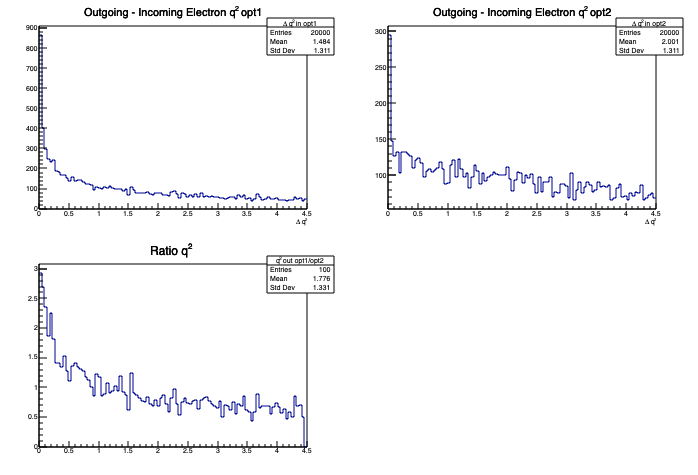

The script that drew this image:
from lhereader import readLHEF
from ROOT import TCanvas, TH1F, TH2F
import math
data02 =readLHEF('FFopt1/unweighted_events.lhe')
data03 =readLHEF('FFopt2/unweighted_events.lhe')

electrons02=data02.getParticlesByIDs([11,-11])
electrons03=data03.getParticlesByIDs([11,-11])

c=TCanvas()
c.Divide(2,2)
hist_4mom_diff_opt1=TH1F("#Delta q^{2} in opt1", "Outgoing - Incoming Electron q^{2} opt1", 100,0,4.5)
hist_4mom_diff_opt2=TH1F("#Delta q^{2} in opt2", "Outgoing - Incoming Electron q^{2} opt2", 100,0,4.5)
hist_4momRatio=TH1F("q^{2} out opt1/opt2", "Ratio q^{2} ", 100,0,4.5)

for e in electrons02:
    squared_4mom_in = 0
    squared_4mom_out = 0
    if e.status is -1 :
        print('incoming', e.eventid)
        squared_4mom_in = (e.px*e.px + e.py*e.py+e.pz*e.pz+e.energy*e.energy)
    if e.status is 1:
        print('outgoing', e.eventid)
        squared_4mom_out = (e.px*e.px + e.py*e.py+e.pz*e.pz+e.energy*e.energy)
    hist_4mom_diff_opt1.Fill(squared_4mom_out-squared_4mom_in)

for e in electrons03:
    squared_4mom_in = 0
    squared_4mom_out = 0
    if e.status is -1 :
        print('incoming', e.eventid)
        squared_4mom_in = (e.px*e.px + e.py*e.py+e.pz*e.pz+e.energy*e.energy)
    if e.status is 1:
        print('outgoing', e.eventid)
        squared_4mom_out = (e.px*e.px + e.py*e.py+e.pz*e.pz+e.energy*e.energy)
    hist_4mom_diff_opt2.Fill(squared_4mom_out-squared_4mom_in)


c.cd(1)
hist_4mom_diff_opt1.GetXaxis().SetTitle("#Delta q^{2}")
hist_4mom_diff_opt1.Draw()
c.cd(2)
hist_4mom_diff_opt2.GetXaxis().SetTitle("#Delta q^{2}")
hist_4mom_diff_opt2.Draw()
for i in range(0,hist_4mom_diff_opt2.GetNbinsX()):
    if hist_4mom_diff_opt2.GetBinContent(i) !=0 :
        ratio = hist_4mom_diff_opt1.GetBinContent(i)/hist_4mom_diff_opt2.GetBinContent(i)
        hist_4momRatio.SetBinContent(i,ratio)
c.cd(3)
hist_4momRatio.Draw()
#hist_4momRatio.Draw()
c.SaveAs("compare4mom.png")
